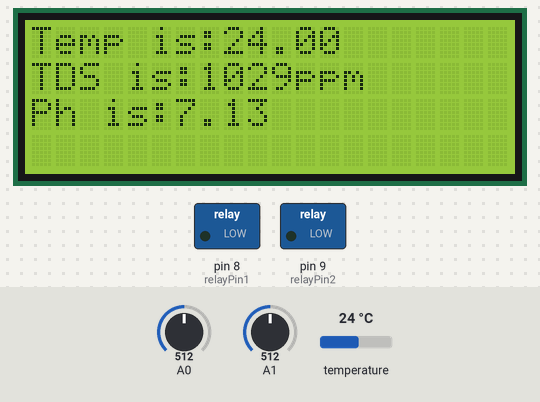
A sketch run on a simulated Arduino Uno, built with avr-gcc and run on an emulated ATmega328P. Parts: 20×4 character LCD, switched loads named in the sketch (green lamp = pin HIGH). Inputs (shaded band) come from the test bench; at power-on: A0 = 512, A1 = 512, temperature 24 °C. What the sketch prints to the serial monitor is not drawn.

Above: at 28.0 s.
At 113.4 s:
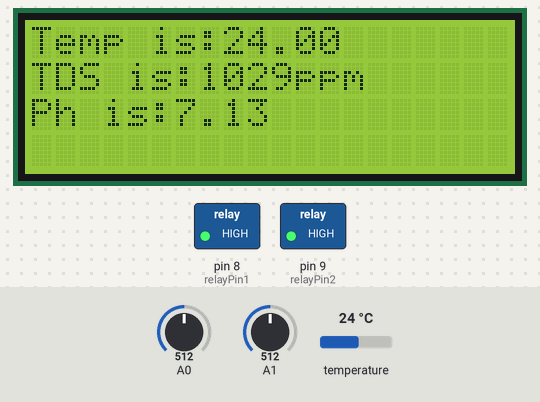
Timing chart, 0 to 114.9 s (numbered marks = the images above):
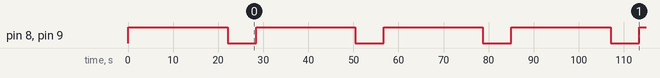

The sketch:

Arduino_Final_Code.ino
```cpp
//Final_ARDUINO
// #include <EEPROM.h>
#include "GravityTDS.h"
#include <OneWire.h>
#include <DallasTemperature.h>
#include <Wire.h>
#include <LiquidCrystal_I2C.h>
#include <SoftwareSerial.h>

int relayPin1 = 8;
int relayPin2 = 9;  // define output pin for relay

// #define TdsSensorPin A1
// #define ONE_WIRE_BUS 7

namespace pin {
const byte tds_sensor = A1;
const byte one_wire_bus = 7;  // Dallas Temperature Sensor
}
namespace device {
float aref = 4.3;
}
SoftwareSerial Arduino_SoftwareSerial(10, 11);
// GravityTDS gravityTds;
// OneWire oneWire(ONE_WIRE_BUS);
// DallasTemperature sensors(&oneWire);
LiquidCrystal_I2C lcd(0x3F, 20, 4);
static float calibration_value = 21.34 - 0.46 + 0.50;
int phval = 0;
unsigned long int avgval;
int buffer_arr[10], temp;
// float temperature = 25, tdsValue = 29 , p;
// int tds = 0;
float p;
OneWire oneWire(pin::one_wire_bus);
DallasTemperature dallasTemperature(&oneWire);

float finalph, finaltemp;
int finaltds;

char c;
String datain;
int8_t indexOfA, indexOfB;

String data1, data2;
namespace sensor {
float ec = 0;
unsigned int tds = 0;
float waterTemp = 0;
float ecCalibration = 1;
}
void setup() {

  pinMode(relayPin1, OUTPUT);  // define pin 8 as output
  pinMode(relayPin2, OUTPUT);
  // sensors.begin();            // Start up the library
  Serial.begin(115200);
  dallasTemperature.begin();

  // gravityTds.setPin(TdsSensorPin);
  // gravityTds.setAref(5.0);       //reference voltage on ADC, default 5.0V on Arduino UNO
  // gravityTds.setAdcRange(1024);  //1024 for 10bit ADC;4096 for 12bit ADC
  // gravityTds.begin();            //initialization
  Serial.println("Dallas Temperature IC Control Library Demo");
  // Start up the library
  // sensors.begin();

  Arduino_SoftwareSerial.begin(9600);

  lcd.init();
  lcd.clear();
  lcd.backlight();
}
void loop() {
  {
    while (Arduino_SoftwareSerial.available() > 0) {
      c = Arduino_SoftwareSerial.read();

      if (c == '\n') {
        break;
      } else {
        datain += c;
      }
    }

    if (c == '\n') {
      ParseTheData();

      //Show all the data
      Serial.println("------------- Data coming from esp8266 -------------");
      Serial.println("Data1=  pH: " + data1);
      Serial.println("Data2= TDS: " + data2);
      Serial.println("----------------------------------------------------");

      c = 0;
      datain = "";
    }
  }

  //pH
  {
    digitalWrite(relayPin1, HIGH);
    digitalWrite(relayPin2, HIGH);
    delay(10000);
    {
      for (int i = 0; i < 10; i++) {
        buffer_arr[i] = analogRead(A0);
        delay(300);
      }
      delay(3000);
      for (int i = 0; i < 9; i++) {
        for (int j = i + 1; j < 10; j++) {
          if (buffer_arr[i] > buffer_arr[j]) {
            temp = buffer_arr[i];
            buffer_arr[i] = buffer_arr[j];
            buffer_arr[j] = temp;
          }
        }
      }
      avgval = 0;
      for (int i = 2; i < 8; i++)
        avgval += buffer_arr[i];
      float volt = (float)avgval * 5.0 / 1024 / 6;
      float ph_act = -5.70 * volt + calibration_value;

      delay(1000);
      Serial.print("pH Val:");
      Serial.println(ph_act);
      Serial.print("voltage:");
      Serial.println(volt);
      p = ph_act;
    }
  }
  // digitalWrite(relayPin1,HIGH);
  // digitalWrite(relayPin2, HIGH);
  delay(5000);
  //  Serial.print(" Requesting temperatures...");
  // sensors.requestTemperatures();  // Send the command to get temperature readings
  // sensors.requestTemperatures();
  // float t = sensors.getTempCByIndex(0);
  // Serial.println("Temp: " + (String)t);
  {
    digitalWrite(relayPin1, LOW);
    digitalWrite(relayPin2, LOW);
    // delay(10000);
    // gravityTds.setTemperature(temperature);  // set the temperature and execute temperature compensation
    // gravityTds.update();                     //sample and calculate
    // tdsValue = gravityTds.getTdsValue();     // then get the value
    // Serial.print(tdsValue, 0);
    // Serial.println("ppm");
    // tds = tdsValue;
    readTdsQuick();
  }
  delay(5000);
  lcd.setCursor(0, 0);  //Set cursor to character 2 on line 0
  lcd.print("Temp is:" + (String)sensor::waterTemp);

  lcd.setCursor(0, 1);  //Set cursor to character 2 on line 0
  lcd.print("TDS is:" + (String)sensor::tds + "ppm");

  lcd.setCursor(0, 2);  //Set cursor to character 2 on line 0
  lcd.print("Ph is:" + (String)p + " ");

  //  delay(500);

  finalph = p;
  finaltds = sensor::tds;
  finaltemp = sensor::waterTemp;

  //  Serial.println("Data is sent from arduino");
  Arduino_SoftwareSerial.print(finalph);
  Arduino_SoftwareSerial.print("A");
  Arduino_SoftwareSerial.print(finaltds);
  Arduino_SoftwareSerial.print("B");
  Arduino_SoftwareSerial.print(finaltemp);
  Arduino_SoftwareSerial.print("C");
  Arduino_SoftwareSerial.print("\n");

  delay(500);
}

void ParseTheData() {
  indexOfA = datain.indexOf("A");
  indexOfB = datain.indexOf("B");

  data1 = datain.substring(0, indexOfA);
  data2 = datain.substring(indexOfA + 1, indexOfB);
}
void readTdsQuick() {
  dallasTemperature.requestTemperatures();
  sensor::waterTemp = dallasTemperature.getTempCByIndex(0);
  float rawEc = analogRead(pin::tds_sensor) * device::aref / 1024.0;                                           // read the analog value more stable by the median filtering algorithm, and convert to voltage value
  float temperatureCoefficient = 1.0 + 0.02 * (sensor::waterTemp - 25.0);                                      // temperature compensation formula: fFinalResult(25^C) = fFinalResult(current)/(1.0+0.02*(fTP-25.0));
  sensor::ec = (rawEc / temperatureCoefficient) * sensor::ecCalibration;                                       // temperature and calibration compensation
  sensor::tds = (133.42 * pow(sensor::ec, 3) - 255.86 * sensor::ec * sensor::ec + 857.39 * sensor::ec) * 0.5;  //convert voltage value to tds value
  Serial.print(F("TDS:"));
  Serial.println(sensor::tds);
  Serial.print(F("EC:"));
  Serial.println(sensor::ec, 2);
  Serial.print(F("Temperature:"));
  Serial.println(sensor::waterTemp, 2);
}
```

Measured:
- by itself, pin 8 (relayPin1), pin 9 (relayPin2): alternates HIGH for 22.0 s and LOW for 6.3 s
